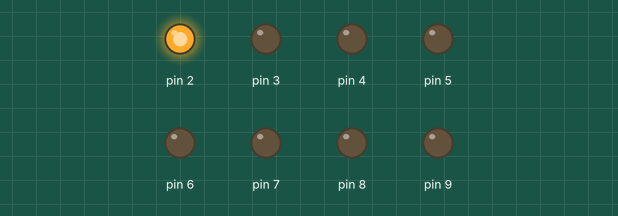
Simulated run of this sketch. Board: Arduino Uno, built with avr-gcc and run on an emulated ATmega328P. Parts: output pins drawn as LEDs (lit = HIGH).

Above: at 0.05 s.
At 0.65 s:
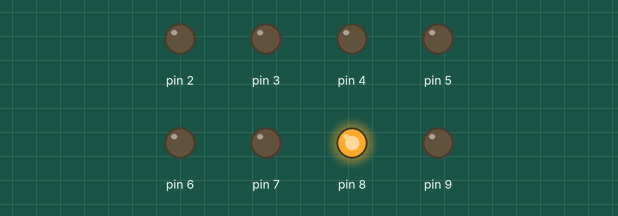
At 1.25 s:
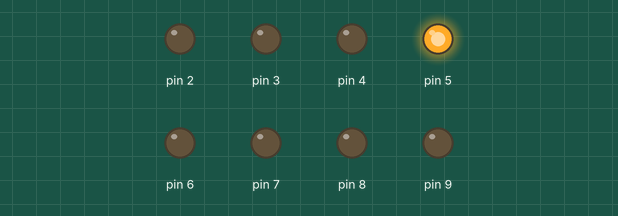
At 1.75 s:
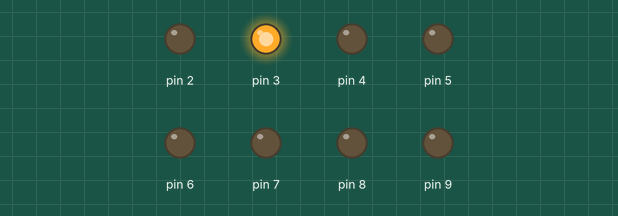
At 2.4 s:
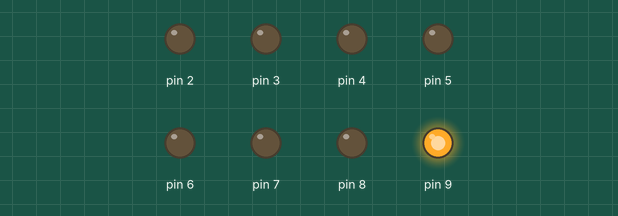
At 3.45 s:
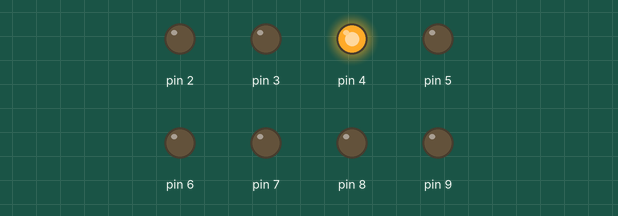
Timing chart, 0 to 3.8 s (numbered marks = the images above):
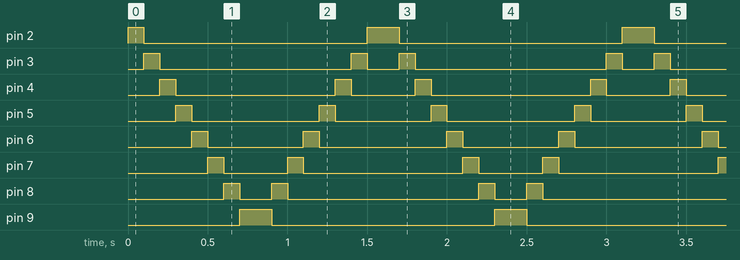

The sketch:

sketch_sep08a.ino
```cpp
int timer = 100;           // nummer voor timing
void setup() {
  //pinmode voor alle pins op output zetten
  for (int thisPin = 2; thisPin < 10; thisPin++) {
    pinMode(thisPin, OUTPUT);
  }
}


void loop() {
  // loop van hoogste naar laagste pin
  // for loop om met de lampjes naar rechts te gaan
  for (int thisPin = 2; thisPin < 10; thisPin++) {
    //HIGH is aan, LOW is uit
    digitalWrite(thisPin, HIGH);
    delay(timer);
    digitalWrite(thisPin, LOW);
  }
  //for loop om met de lampjes naar links te gaan
  for (int thisPin = 9; thisPin >= 2; thisPin--) {
    digitalWrite(thisPin, HIGH);
    delay(timer);
    digitalWrite(thisPin, LOW);
  }
}
```

Measured:
- by itself, pin 2: repeats every 1.6 s: LOW 1.4 s, HIGH 0.20 s
- by itself, pin 3: repeats every 1.6 s: LOW 1.2 s, HIGH 0.10 s, LOW 0.20 s, HIGH 0.10 s
- by itself, pin 4: repeats every 1.6 s: LOW 1.0 s, HIGH 0.10 s, LOW 0.40 s, HIGH 0.10 s
- by itself, pin 5: repeats every 1.6 s: LOW 0.80 s, HIGH 0.10 s, LOW 0.60 s, HIGH 0.10 s
- by itself, pin 6: repeats every 1.6 s: LOW 0.60 s, HIGH 0.10 s, LOW 0.80 s, HIGH 0.10 s
- by itself, pin 7: repeats every 1.6 s: LOW 0.40 s, HIGH 0.10 s, LOW 1.0 s, HIGH 0.10 s
- by itself, pin 8: repeats every 1.6 s: LOW 0.20 s, HIGH 0.10 s, LOW 1.2 s, HIGH 0.10 s
- by itself, pin 9: alternates HIGH for 0.20 s and LOW for 1.4 s
